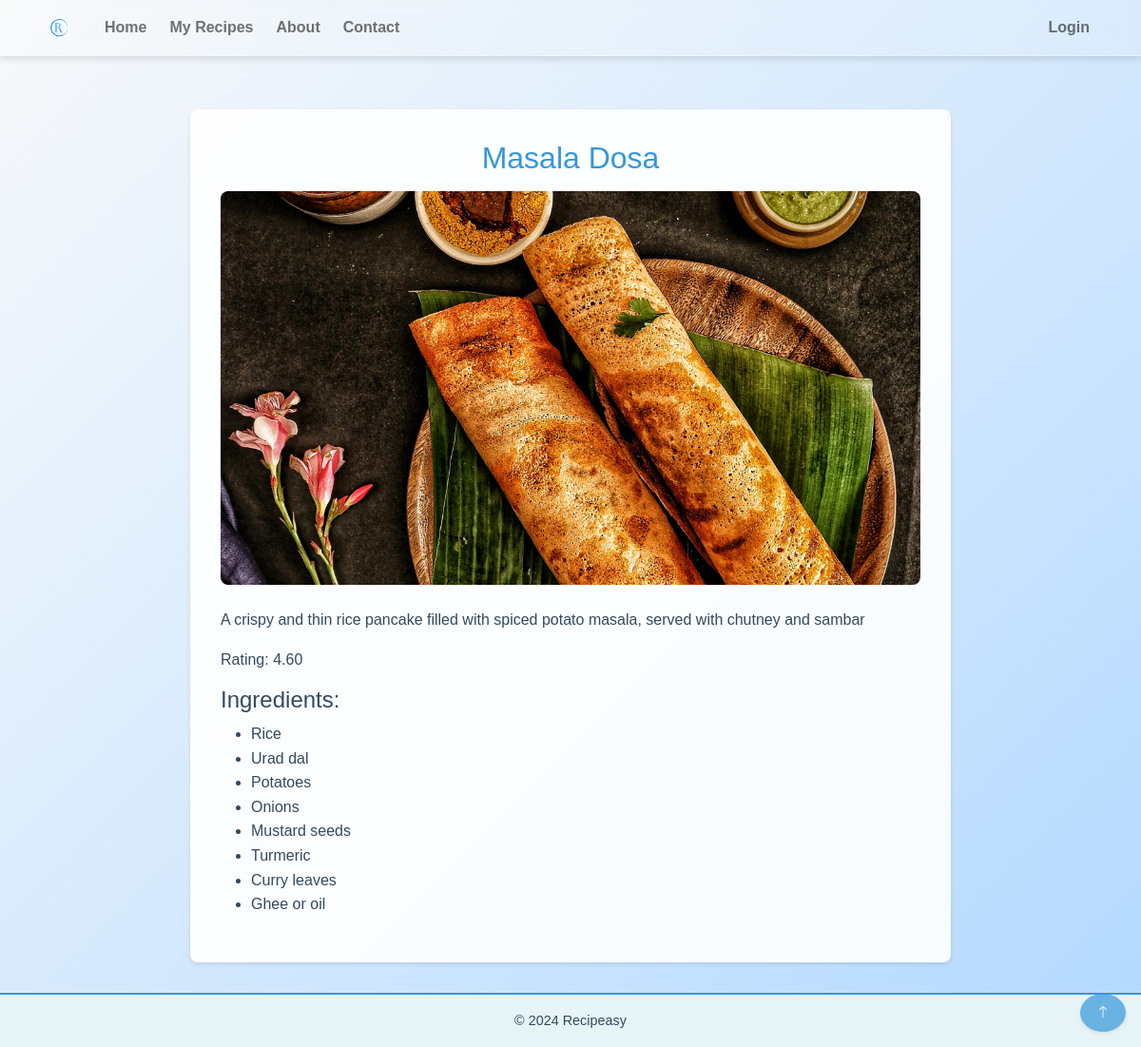
The page /recipe/5/ on the database its author committed.
### recipes/models.py (models this page shows, shortened)
class Recipe(models.Model):
    name = models.CharField(max_length=200)
    description = models.TextField()
    image = models.ImageField(upload_to='recipes/')
    date = models.DateField(null=True, blank=True)
    rating = models.DecimalField(max_digits=3, decimal_places=2, default=0)
    is_inspiring = models.BooleanField(default=True)
    ingredients = models.TextField()

### recipes/views.py (the view)
# urls.py: path('recipe/<int:pk>/', views.recipe_detail, name='recipe_detail'),
def recipe_detail(request, pk):
    recipe = get_object_or_404(Recipe, pk=pk)
    ingredients = [ingredient.strip() for ingredient in recipe.ingredients.replace('\n', ',').split(',') if ingredient.strip()]
    return render(request, 'recipe_detail.html', {'recipe': recipe, 'ingredients': ingredients})

### recipes/templates/recipe_detail.html
{% extends "base.html" %}
{% block content %}
    <div class="recipe-detail">
        <h1>{{ recipe.name }}</h1>
        <div class="recipe-detail-image-container">
            <img src="{{ recipe.image.url }}" alt="{{ recipe.name }}" class="img-fluid">
        </div>
        <p>{{ recipe.description }}</p>
        <p>Rating: {{ recipe.rating }}</p>
        <h4 class="ingredients-heading">Ingredients:</h4>
        <ul>
            {% for ingredient in ingredients %}
                <li>{{ ingredient }}</li>
            {% endfor %}
        </ul>
    </div>
{% endblock %}

### recipes/static/css/styles.css (style rules this page uses)
:root { --primary-color: #3498db; --secondary-color: #2ecc71; --accent-color: #e74c3c; --background-start: #f8f9fa; --background-end: #b3d9ff; --text-color: #34495e; --card-background: rgba(255, 255, 255, 0.9); --card-shadow: 0 2px 4px rgba(0, 0, 0, 0.1); --nav-text-color: #34495e; --nav-text-hover-color: #3498db; --footer-background-color: #e6f3f7; --footer-text-color: #34495e; --footer-border-color: #3498db; }
body { font-family: 'Arial', sans-serif; background: linear-gradient(135deg, var(--background-start), var(--background-end)); color: var(--text-color); margin: 0; padding: 0; display: flex; flex-direction: column; min-height: 100vh; line-height: 1.6; }
h1, h2 { font-size: 2rem; color: var(--primary-color); margin-bottom: 1.5rem; text-align: center; }
.recipe-detail { background-color: var(--card-background); border-radius: 8px; box-shadow: var(--card-shadow); padding: 2rem; max-width: 800px; margin: 0 auto; backdrop-filter: blur(5px); }
.recipe-detail h1 { color: var(--primary-color); font-size: 2rem; margin-bottom: 1rem; }
.recipe-detail-image-container { width: 100%; padding-bottom: 56.25%; position: relative; overflow: hidden; border-radius: 8px; margin-bottom: 1.5rem; }
.recipe-detail img { position: absolute; top: 0; left: 0; width: 100%; height: 100%; object-fit: cover; object-position: center; }
.recipe-detail p { margin-bottom: 1rem; }

### rows shown on the page
Recipe: name "Masala Dosa", image (picture), description "A crispy and thin rice pancake filled with spiced potato masala, served with chutney and sambar", rating "4.60"

### other values the page prints
{{ ingredient }} "Rice" "Urad dal" "Potatoes" "Onions" "Mustard seeds" "Turmeric" "Curry leaves" "Ghee or oil"
